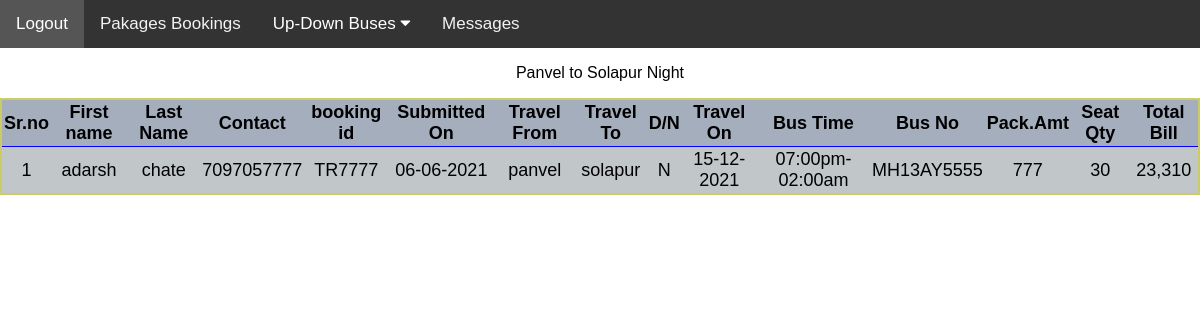
Page /admin/ptosnight.php on the committed database.
### tables this page shows
CREATE TABLE ptos_n(srno int AUTO_INCREMENT PRIMARY KEY,fname varchar(12),lname varchar(12),
contactno varchar(13),bookid varchar(10),submitdate varchar(20),tfrom varchar(10),tto varchar(10),
dy_nt varchar(3),travdate varchar(15),bustime varchar(15),busno varchar(12),priceper varchar(5),
seatqty int(3),totalfare varchar(8));

### admin/ptosnight.php (the view, shortened to what this page needs)
<?php include('topbar.php'); ?>
<!DOCTYPE html>
<html>
<head>
</head>
<body>
<div class="myss">
<p align="center "> Panvel to Solapur Night </p>
<table id="myTable">
<tr>
<th>Sr.no</th>
<th>First name</th>
<th>Last Name</th>
<th>Contact </th>
<th>booking id</th>
<th>Submitted On </th>
<th>Travel From</th>
<th>Travel To</th>
<th>D/N</th>
<th>Travel On</th>
<th>Bus Time</th>
<th>Bus No</th>
<th>Pack.Amt</th>
<th>Seat Qty</th>
<th>Total Bill</th>
</tr>
<?php
  $con=makeconnection();
  $sql="SELECT * FROM `ptos_n`;";
  $rs=mysqli_query($con,$sql);
  while($row = mysqli_fetch_assoc($rs))
  {
      echo "<tr>";
      echo "<td>";
      echo $row['srno'];
      echo "</td>";
      echo "<td>";
      echo $row['fname'];
      echo "</td>";
      echo "<td>";
      echo $row['lname'];
      echo "</td>";
      echo "<td>";
      echo $row['contactno'];
      echo "</td>";
      echo "<td>";
      echo $row['bookid'];
      echo "</td>";
      echo "<td>";
      echo $row['submitdate'];
      echo "</td>";
      echo "<td>";
      echo $row['tfrom'];
      echo "</td>";
      echo "<td>";
      echo $row['tto'];
      echo "</td>";
      echo "<td>";
      echo $row['dy_nt'];
      echo "</td>";
      echo "<td>";
      echo $row['travdate'];
      echo "</td>";
      echo "<td>";
      echo $row['bustime'];
      echo "</td>";
      echo "<td>";
      echo $row['busno'];
      echo "</td>";
      echo "<td>";
      echo $row['priceper'];
      echo "</td>";
      echo "<td>";
      echo $row['seatqty'];
      echo "</td>";
      echo "<td>";
      echo $row['totalfare'];
      echo "</td>";
      echo "</tr>";
  }
?>
</table>
</div>
</body>
</html>

### admin/topbar.php (style rules this page uses)
body { margin:0;font-family:Arial }

### admin/ptosnight.php (style rules this page uses)
#myTable { margin-left: auto; margin-right: auto; background-color:#c1c7c9; border-collapse: collapse; width: auto; border: 2px solid #cccc66; font-size:18px; }
#myTable th { background-color:#a4aebd; color:black; }
#myTable th, #myTable td { text-align:center; width:fit-content; padding: 2px; }
#myTable tr { border-bottom: 1px solid darkred; border: 1px solid blue; }

### rows in the picture
ptos_n: srno "1", fname "adarsh", lname "chate", contactno "7097057777", bookid "TR7777", submitdate "06-06-2021", tfrom "panvel", tto "solapur", dy_nt "N", travdate "15-12-2021", bustime "07:00pm-02:00am", busno "MH13AY5555", priceper "777", seatqty "30", totalfare "23,310"
